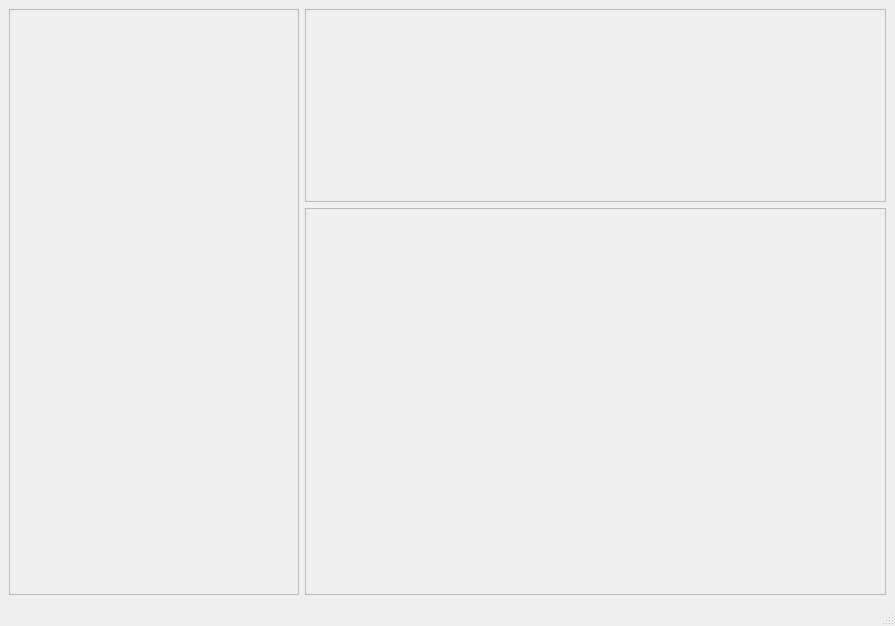
<?xml version="1.0" encoding="UTF-8"?>
<ui version="4.0">
 <class>MainWindow</class>
 <widget class="QMainWindow" name="MainWindow">
  <property name="geometry">
   <rect>
    <x>0</x>
    <y>0</y>
    <width>895</width>
    <height>626</height>
   </rect>
  </property>
  <property name="windowTitle">
   <string>MainWindow</string>
  </property>
  <widget class="QWidget" name="centralwidget">
   <layout class="QGridLayout" name="gridLayout">
    <item row="0" column="0" rowspan="2">
     <widget class="QFrame" name="frame">
      <property name="sizePolicy">
       <sizepolicy hsizetype="Expanding" vsizetype="Preferred">
        <horstretch>1</horstretch>
        <verstretch>0</verstretch>
       </sizepolicy>
      </property>
      <property name="frameShape">
       <enum>QFrame::StyledPanel</enum>
      </property>
      <property name="frameShadow">
       <enum>QFrame::Raised</enum>
      </property>
     </widget>
    </item>
    <item row="0" column="1">
     <widget class="QFrame" name="frame_3">
      <property name="sizePolicy">
       <sizepolicy hsizetype="Expanding" vsizetype="Expanding">
        <horstretch>2</horstretch>
        <verstretch>1</verstretch>
       </sizepolicy>
      </property>
      <property name="frameShape">
       <enum>QFrame::StyledPanel</enum>
      </property>
      <property name="frameShadow">
       <enum>QFrame::Raised</enum>
      </property>
     </widget>
    </item>
    <item row="1" column="1">
     <widget class="QFrame" name="frame_2">
      <property name="sizePolicy">
       <sizepolicy hsizetype="Expanding" vsizetype="Expanding">
        <horstretch>2</horstretch>
        <verstretch>2</verstretch>
       </sizepolicy>
      </property>
      <property name="autoFillBackground">
       <bool>true</bool>
      </property>
      <property name="frameShape">
       <enum>QFrame::StyledPanel</enum>
      </property>
      <property name="frameShadow">
       <enum>QFrame::Raised</enum>
      </property>
     </widget>
    </item>
   </layout>
  </widget>
  <widget class="QMenuBar" name="menubar">
   <property name="geometry">
    <rect>
     <x>0</x>
     <y>0</y>
     <width>895</width>
     <height>22</height>
    </rect>
   </property>
  </widget>
  <widget class="QStatusBar" name="statusbar"/>
 </widget>
 <resources/>
 <connections/>
</ui>
